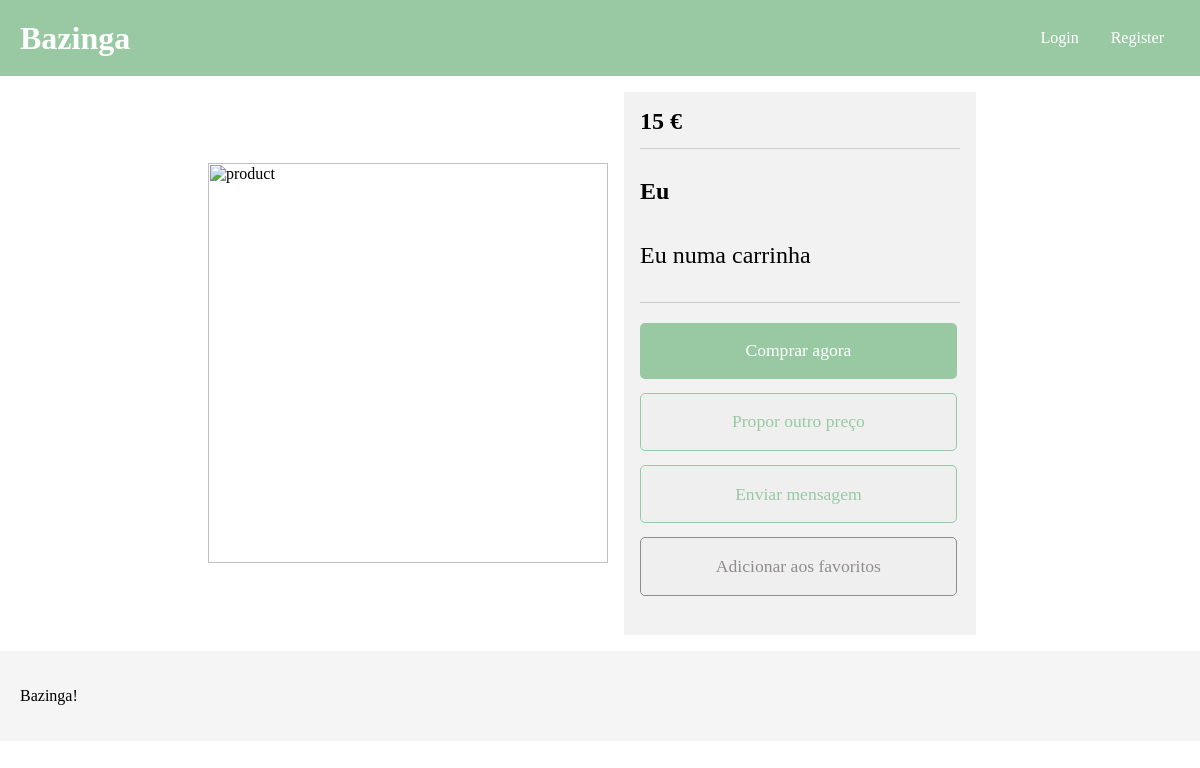
Screenshot of /product.php?id=1 with the database file from the repository.
### tables this page shows
CREATE TABLE product (
   productID INTEGER PRIMARY KEY,
   name VARCHAR,
   description VARCHAR,
   price REAL,
   categoryID INTEGER,
   sizeID INTEGER,
   conditionID INTEGER,
   userID INTEGER,
   images VARCHAR,  -- check out later
   FOREIGN KEY (userID) REFERENCES users(userID),
   FOREIGN KEY (categoryID) REFERENCES productCategory(categoryID),
   FOREIGN KEY (sizeID) REFERENCES productSize(sizeID),
   FOREIGN KEY (conditionID) REFERENCES productCondition(conditionID)
);

### product.php (called while the page is built, shortened)
<?php
    require_once('database/articles.php');
    require_once('templates/article.tl.php');
    require_once('templates/footer.tl.php');
    require_once('templates/header.tl.php');
    $id = $_GET['id'];
    $db = getDatabaseConnection();
    $article = getArticleById($db, $id);
    printArticleById($db, $article, $_SESSION['userID'], $id);
?>

### database/articles.php (called while the page is built, shortened)
<?php
   function getArticleById($db, $id){
      $stmt = $db->prepare(
         "SELECT product.*, users.avatar FROM product LEFT JOIN users ON product.userID = users.userID WHERE productID = ?"
      );
      $stmt->execute(array($id));
      $article = $stmt->fetch();
      return $article;
   }
?>

### templates/article.tl.php (the view, shortened to what this page needs)
<?php
   function printArticleById($db, $article, $userId, $id){
      $images = explode(",", $article['images']);
?>
   <div class="container">
      <img src="<?=$images[0]?>" alt="product">
      <aside class="product-column">
         <h1 class="price"><?=$article['price']?> €</h1>
         <hr class="separator">
         <h2 class="name"><?=$article['name']?></h2>
         <h2 class="description"><?=$article['description']?></h2>
         <hr class="separator">
         <button type="submit" id="buyBtn">Comprar agora</button>
         <button type="submit" id="proposalBtn">Propor outro preço</button>
         <a href=<?= "../actions/initialize_chat.php?q=" . $id ?> ><button type="submit" id="sendBtn">Enviar mensagem</button></a>
         <?php
            $exists = false;
            if($exists === false){
               ?>
               <form id="addToFavoritesForm" action="../actions/favorite.php" method="POST">
                  <button type="submit" id="addBtn">Adicionar aos favoritos</button>
               </form>
               <?php
            }
         ?>
      </aside>
   </div>
<?php
   }
?>

### css/navbar.css (style rules this page uses)
body { margin: 0; font-family: Arial, sans-serif; }

### css/landing.css (style rules this page uses)
* { font-family: Georgia, 'Times New Roman', Times, serif }

### css/productPage.css (style rules this page uses)
.product-column { display: flex; flex-direction: column; width: 20em; padding: 1em; margin: 1em; background-color: rgb(243, 242, 242); }
.separator { width: 100%; border: none; border-bottom: 1px solid #ccc; margin: 0.8em 0 0.8em 0; }
.price { font-size: 1.5em; margin: 0; }
.name, .description { margin-top: 0.7em; }
.description { font-weight: normal; }
#addBtn, #sendBtn, #proposalBtn, #buyBtn, #removeBtn { width: 18em; padding: 1em; margin: 0.4em 0 0.4em 0; font-size: 1.1em; border-radius: 5px; cursor: pointer; }
#buyBtn { color: white; background-color: #98C9A3; border: none; }
#proposalBtn, #sendBtn { color: #98C9A3; border: 1px solid #98C9A3; }
#addBtn { color: rgb(145, 140, 140); border: 1px solid rgb(145, 140, 140); }

### css/wishlist.css (style rules this page uses)
* { font-family: Georgia, 'Times New Roman', Times, serif }

### rows the page displays
product: price "15", name "Eu", description "Eu numa carrinha"
